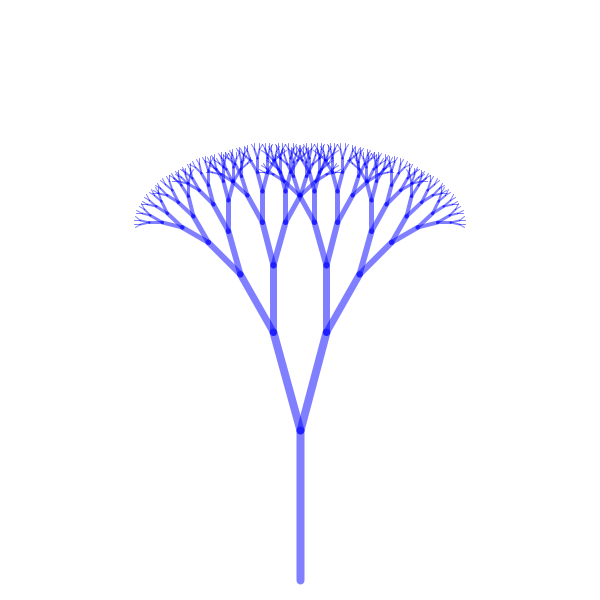
Frame 1 (no input)
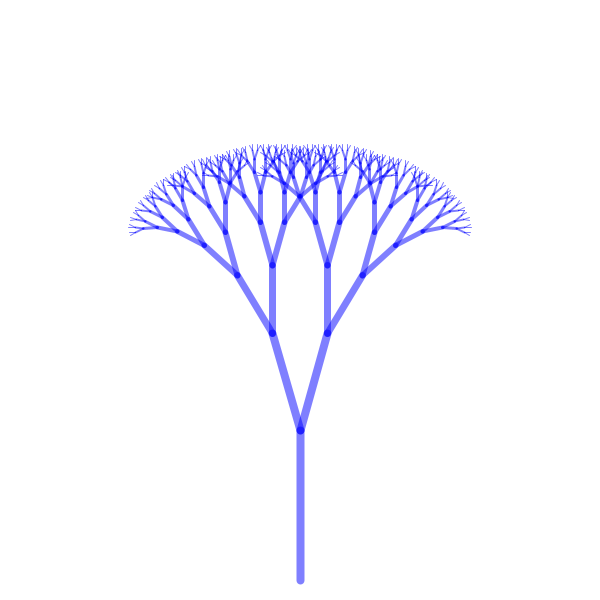
Frame 60 (the mouse pressed at the canvas centre just before this capture)
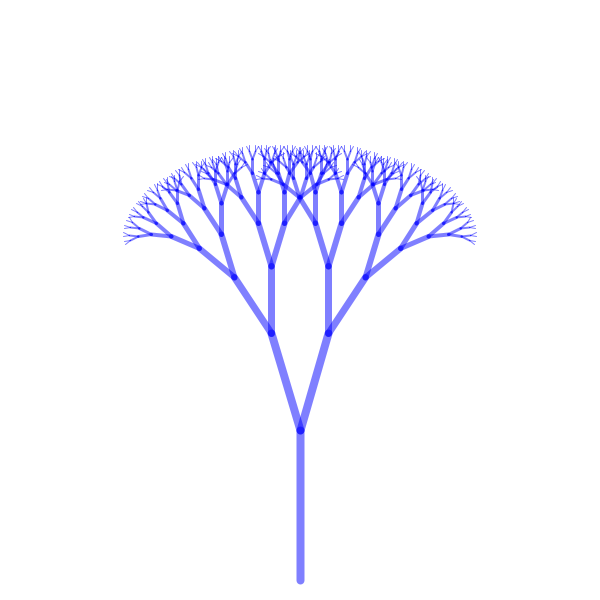
Frame 120 (the mouse held since frame 60 and released just before this capture)

The Processing sketch that drew these frames (run headless with seeded random() and noise(); from frame 60 on, the mouse is pressed at the canvas centre):

// Processing sketch: FractalTree_8
// ── FractalTree_8.pde
FTree myTree ;
float angIndex = 12.0;

void setup()
{
  size(600,600);
  background(255);
 
  
  //myTree = new FTree(PI/2,8);
  //myTree.show();
}

void draw()
{
  background(255);
  myTree = new FTree(PI/angIndex,8);
  myTree.show();
  if(angIndex<0.5)
  {
    angIndex = 12.0;
  }
  
  angIndex = angIndex-0.01;
}

// ── MyTree.pde
class FTree
{
  float angle;
  int levels ;  

  float len = height/4;

  float sX = width/2;
  float sY = height-20;

  float eX = width/2;
  float eY = sY - len;

  FTree(float angle, int levels)
  {
    this.angle =  angle;
    this.levels = levels;
  }

  void show()
  {
    strokeWeight(levels);
    stroke(0, 0, 255, 128);
    line(sX, sY, eX, eY);
    drawBranches(eX, eY, len, levels);
  }

  void drawBranches(float _eX, float _eY, float _len, int i)
  { 
    if (i>0)
    {

      translate(_eX, _eY);
      if (i==levels)
      {
        rotate(-PI+angle);
      } else
      {
        rotate(angle);
      }
      strokeWeight(i);
      line(0, 0, 0, _len*0.67);
      
      pushMatrix();
      drawBranches(0, _len*0.67,  _len*0.67,  --i);
      popMatrix();
      
      translate(0,0);
      rotate(-2*angle);
      strokeWeight(i+1);
      line(0,0,0,_len*0.67);
          
      pushMatrix();
      drawBranches(0, _len*0.67,  _len*0.67,  i--);
      popMatrix();
    }
  }
}//Class END
